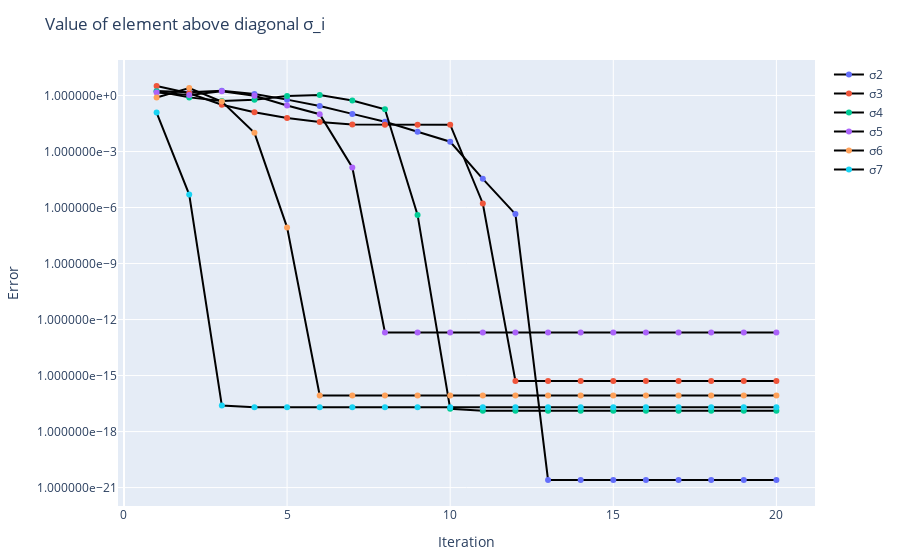

The notebook cell this image was saved under:
### Code cell
error_vectors = [
    abs.(results[1, 1, :]),
    abs.(results[1, 2, :]),
    abs.(results[1, 3, :]),
    abs.(results[1, 4, :]),
    abs.(results[1, 5, :]),
    abs.(results[1, 6, :])
]
labels = ["σ2", "σ3", "σ4", "σ5", "σ6", "σ7"]
plot_convergence_error(error_vectors, labels)

### Figure 1 — Plotly figure (JSON) as saved in the notebook; plotly's stock layout.template omitted (floating-point values rounded to 4 significant figures)
{"data": [{"line": {"shape": "linear"}, "marker": {"color": 1}, "mode": "lines+markers", "name": "σ2", "type": "scatter", "x": [1, 2, 3, 4, 5, 6, 7, 8, 9, 10, 11, 12, 13, 14, 15, 16, 17, 18, 19, 20], "y": [1.736, 1.498, 1.773, 1.208, 0.5998, 0.272, 0.1031, 0.03895, 0.0114, 0.003338, 3.42e-05, 4.439e-07, 2.563e-21, 2.563e-21, 2.563e-21, 2.563e-21, 2.563e-21, 2.563e-21, 2.563e-21, 2.563e-21]}, {"line": {"shape": "linear"}, "marker": {"color": 2}, "mode": "lines+markers", "name": "σ3", "type": "scatter", "x": [1, 2, 3, 4, 5, 6, 7, 8, 9, 10, 11, 12, 13, 14, 15, 16, 17, 18, 19, 20], "y": [3.199, 1.316, 0.3206, 0.1269, 0.06251, 0.03781, 0.02812, 0.02711, 0.02721, 0.02743, 1.644e-06, 5.154e-16, 5.154e-16, 5.154e-16, 5.154e-16, 5.154e-16, 5.154e-16, 5.154e-16, 5.154e-16, 5.154e-16]}, {"line": {"shape": "linear"}, "marker": {"color": 3}, "mode": "lines+markers", "name": "σ4", "type": "scatter", "x": [1, 2, 3, 4, 5, 6, 7, 8, 9, 10, 11, 12, 13, 14, 15, 16, 17, 18, 19, 20], "y": [1.687, 0.7909, 0.5055, 0.586, 0.9262, 1.058, 0.5398, 0.1819, 3.996e-07, 1.662e-17, 1.306e-17, 1.306e-17, 1.306e-17, 1.306e-17, 1.306e-17, 1.306e-17, 1.306e-17, 1.306e-17, 1.306e-17, 1.306e-17]}, {"line": {"shape": "linear"}, "marker": {"color": 4}, "mode": "lines+markers", "name": "σ5", "type": "scatter", "x": [1, 2, 3, 4, 5, 6, 7, 8, 9, 10, 11, 12, 13, 14, 15, 16, 17, 18, 19, 20], "y": [1.434, 1.077, 1.683, 0.9599, 0.2913, 0.09951, 0.0001391, 2.008e-13, 2.003e-13, 2.003e-13, 2.003e-13, 2.003e-13, 2.003e-13, 2.003e-13, 2.003e-13, 2.003e-13, 2.003e-13, 2.003e-13, 2.003e-13, 2.003e-13]}, {"line": {"shape": "linear"}, "marker": {"color": 5}, "mode": "lines+markers", "name": "σ6", "type": "scatter", "x": [1, 2, 3, 4, 5, 6, 7, 8, 9, 10, 11, 12, 13, 14, 15, 16, 17, 18, 19, 20], "y": [0.7841, 2.523, 0.4706, 0.009993, 8.63e-08, 8.65e-17, 8.669e-17, 8.668e-17, 8.668e-17, 8.668e-17, 8.668e-17, 8.668e-17, 8.668e-17, 8.668e-17, 8.668e-17, 8.668e-17, 8.668e-17, 8.668e-17, 8.668e-17, 8.668e-17]}, {"line": {"shape": "linear"}, "marker": {"color": 6}, "mode": "lines+markers", "name": "σ7", "type": "scatter", "x": [1, 2, 3, 4, 5, 6, 7, 8, 9, 10, 11, 12, 13, 14, 15, 16, 17, 18, 19, 20], "y": [0.1217, 4.965e-06, 2.461e-17, 1.985e-17, 2.002e-17, 2.002e-17, 2.002e-17, 2.002e-17, 2.002e-17, 2.002e-17, 2.002e-17, 2.002e-17, 2.002e-17, 2.002e-17, 2.002e-17, 2.002e-17, 2.002e-17, 2.002e-17, 2.002e-17, 2.002e-17]}], "layout": {"margin": {"b": 50, "l": 50, "r": 50, "t": 60}, "showlegend": true, "title": "Value of element above diagonal σ_i", "xaxis": {"title": {"text": "Iteration"}}, "yaxis": {"tickformat": "e", "title": {"text": "Error"}, "type": "log"}}}
